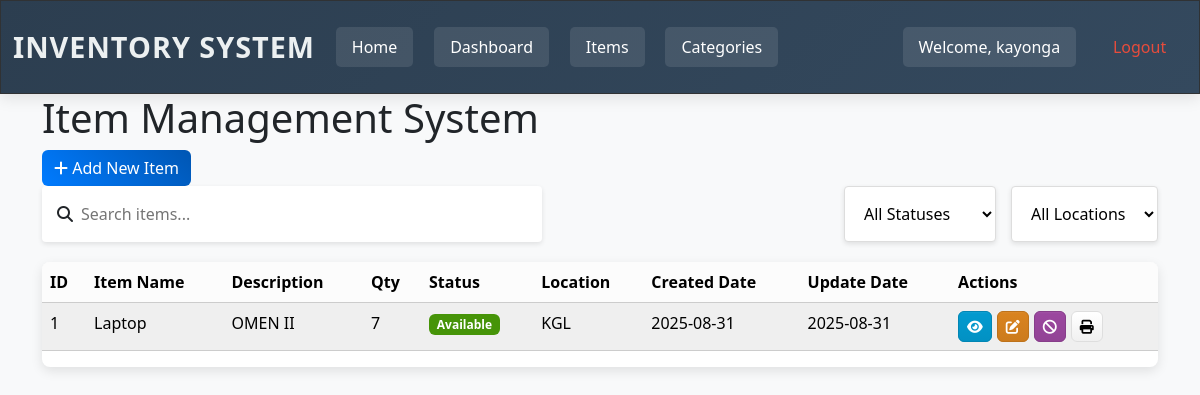
The app's page /items/ (signed in) with its own data.
### inventory/models.py (models this page shows, shortened)
class Item(models.Model):
    STATUS_CHOICES = [
        ('available', 'Available'),
        ('out_of_stock', 'Out of Stock'),
        ('discontinued', 'Discontinued'),
    ]
    name = models.CharField(max_length=200)
    description = models.TextField(blank=True)
    category = models.ForeignKey(Category, on_delete=models.CASCADE, related_name='items')
    sku = models.CharField(max_length=50, unique=True, verbose_name="SKU")
    barcode = models.CharField(max_length=100, blank=True, unique=True)
    cost_price = models.DecimalField(max_digits=10, decimal_places=2)
    selling_price = models.DecimalField(max_digits=10, decimal_places=2)
    quantity = models.IntegerField(default=0)
    min_stock_level = models.IntegerField(default=10)
    max_stock_level = models.IntegerField(default=100)
    status = models.CharField(max_length=20, choices=STATUS_CHOICES, default='available')
    location = models.CharField(max_length=100, blank=True)
    shelf = models.CharField(max_length=50, blank=True)
    created_at = models.DateTimeField(auto_now_add=True)
    updated_at = models.DateTimeField(auto_now=True)
    last_restocked = models.DateTimeField(null=True, blank=True)
    created_by = models.ForeignKey(User, on_delete=models.SET_NULL, null=True, related_name='created_items')
    supplier = models.CharField(max_length=200, blank=True)
    class Meta:
        ordering = ['name']
        indexes = [
            models.Index(fields=['sku']),
            models.Index(fields=['category']),
            models.Index(fields=['status']),
        ]

### inventory/views.py (the view)
# urls.py: path("items/", ItemListView.as_view(), name="item-list"),
class ItemListView(LoginRequiredMixin, ListView):
    model = Item
    template_name = "inventory/item_list.html"
    context_object_name = "items"
    paginate_by = 10
    def get_queryset(self):
        queryset = super().get_queryset()
        status = self.request.GET.get("status")
        if status:
            queryset = queryset.filter(status=status)
        location = self.request.GET.get("location")
        if location:
            queryset = queryset.filter(location__icontains=location)
        search = self.request.GET.get("search")
        if search:
            queryset = queryset.filter(
                Q(name__icontains=search)
                | Q(description__icontains=search)
                | Q(sku__icontains=search)
            )
        return queryset
    def get_context_data(self, **kwargs):
        context = super().get_context_data(**kwargs)
        context["status_choices"] = dict(Item.STATUS_CHOICES)
        context["locations"] = (
            Item.objects.exclude(location="")
            .values_list("location", flat=True)
            .distinct()
        )
        return context

### inventory/templates/inventory/item_list.html (shortened to what this page needs)
{% extends './base.html' %}
{% load static %}
{% block content %}
<div class="container">
    <header>
        <h1>Item Management System</h1>
        <a href="{% url 'item-create' %}" class="btn btn-primary">
            <i class="fas fa-plus"></i> Add New Item
        </a>
    </header>
    <div class="controls">
        <form method="get" class="search-box">
            <i class="fas fa-search"></i>
            <input type="text" name="search" placeholder="Search items..." value="{{ request.GET.search }}">
        </form>
        <div class="filters">
            <select class="filter-select" onchange="updateFilter('status', this.value)">
                <option value="">All Statuses</option>
            </select>
            <select class="filter-select" onchange="updateFilter('location', this.value)">
                <option value="">All Locations</option>
            </select>
        </div>
    </div>
    <div class="table-container">
        <table class="table table-striped table-hover">
            <thead>
                <tr>
                    <th>ID</th>
                    <th>Item Name</th>
                    <th>Description</th>
                    <th>Qty</th>
                    <th>Status</th>
                    <th>Location</th>
                    <th>Created Date</th>
                    <th>Update Date</th>
                    <th>Actions</th>
                </tr>
            </thead>
            <tbody>
                {% for item in items %}
                <tr>
                    <td>{{ item.id }}</td>
                    <td>{{ item.name }}</td>
                    <td>{{ item.description|truncatewords:10 }}</td>
                    <td>{{ item.quantity }}</td>
                    <td>
                        <span class="badge
                            {% if item.status == 'available' %}bg-success
                            {% elif item.status == 'out_of_stock' %}bg-danger
                            {% else %}bg-secondary{% endif %}">
                            {{ item.get_status_display }}
                        </span>
                    </td>
                    <td>
                        {% if item.location and item.shelf %}
                            {{ item.location }}, Shelf {{ item.shelf }}
                        {% elif item.location %}
                            {{ item.location }}
                        {% else %}
                            Not assigned
                        {% endif %}
                    </td>
                    <td>{{ item.created_at|date:"Y-m-d" }}</td>
                    <td>{{ item.updated_at|date:"Y-m-d" }}</td>
                    <td class="action-buttons">
                        <a href="{% url 'item-detail' item.pk %}" class="btn btn-info btn-sm">
                            <i class="fas fa-eye"></i>
                        </a>
                        <a href="{% url 'item-update' item.pk %}" class="btn btn-warning btn-sm">
                            <i class="fas fa-edit"></i>
                        </a>
                        <a href="{% url 'item-delete' item.pk %}" class="btn btn-danger btn-sm">
                            <i class="fas fa-ban"></i>
                        </a>
                        <a href="{% url 'print-item' item.pk %}" target="_blank" class="btn btn-secondary btn-sm">
                            <i class="fas fa-print"></i>
                        </a>
                    </td>
                </tr>
                {% empty %}
                <tr>
                    <td colspan="9" class="text-center">No items found.</td>
                </tr>
                {% endfor %}
            </tbody>
        </table>
    </div>
</div>
{% endblock %}

### inventory/templates/inventory/navigation.html (shortened to what this page needs)
<nav class="navbar navbar-expand-lg navbar-dark bg-dark navigation">
  <div class="container-fluid">
    <a class="navbar-brand" href="{% url 'index' %}">Inventory System</a>
    <div class="collapse navbar-collapse" id="navbarColor01">
      <ul class="navbar-nav me-auto">
        <li class="nav-item">
          <a class="nav-link active" href="{% url 'index' %}">Home</a>
        </li>
        {% if user.is_authenticated %}
        <li class="nav-item">
          <a class="nav-link" href="{% url 'dashboard' %}">Dashboard</a>
        </li>
        <li class="nav-item">
          <a class="nav-link" href="{% url 'item-list' %}">Items</a>
        </li>
        <li class="nav-item">
          <a class="nav-link" href="{% url 'category-list' %}">Categories</a>
        </li>
        {% endif %}
      </ul>
      <ul class="navbar-nav ms-auto">
        {% if user.is_authenticated %}
        <li class="nav-item">
          <span class="nav-link">Welcome, {{ user.username }}</span>
        </li>
        <li class="nav-item">
          <form method="post" action="{% url 'logout' %}" class="d-inline">
            <button type="submit" class="nav-link btn btn-link">Logout</button>
          </form>
        </li>
        {% endif %}
      </ul>
    </div>
  </div>
</nav>

### inventory/static/inventory/css/custom.css (style rules this page uses)
body { background-color: #f8f9fa; font-family: "Segoe UI", Tahoma, Geneva, Verdana, sans-serif; }
.navigation { background: linear-gradient(135deg, #2c3e50 0%, #34495e 100%) !important; box-shadow: 0 4px 15px rgba(0, 0, 0, 0.1); padding: 0.8rem 0; }
.navbar-brand { font-weight: 700; font-size: 1.8rem !important; color: #ecf0f1 !important; text-transform: uppercase; letter-spacing: 1px; transition: all 0.3s ease; }
.navbar-nav .nav-link { color: #ecf0f1 !important; font-weight: 500; padding: 0.5rem 1rem !important; margin: 0 0.2rem; border-radius: 6px; transition: all 0.3s ease; position: relative; }
.navbar-nav .nav-link.active { color: #ffffff !important; background-color: rgb(3, 83, 158); }
.navbar-nav .nav-link::after { content: ""; position: absolute; bottom: 0; left: 50%; width: 0; height: 2px; background: #3498db; transition: all 0.3s ease; transform: translateX(-50%); }
.navbar-nav .nav-link:first-child { color: #ffffff !important; font-weight: 300; background: rgba(255, 255, 255, 0.1); border-radius: 5px; padding: 0.5rem 1rem !important; margin-right: 1rem; }
.navbar-nav .btn-link { color: #e74c3c !important; text-decoration: none; padding: 0.5rem 1rem !important; border-radius: 6px; transition: all 0.3s ease; }
.navigation { animation: slideInDown 0.5s ease-out; }
@media (min-width: 992px) { .navbar-nav .nav-item { position: relative; } }
@media (min-width: 992px) { .navbar-nav .nav-link { margin: 0 0.3rem; } }
.btn { border-radius: 6px; font-weight: 500; transition: all 0.3s ease; }
.btn-primary { background: linear-gradient(45deg, #007bff, #0056b3); border: none; }

### inventory/templates/inventory/item_list.html (style rules this page uses)
.controls { display: flex; justify-content: space-between; margin-bottom: 20px; flex-wrap: wrap; gap: 15px; }
.search-box { display: flex; align-items: center; background: white; border-radius: 4px; padding: 8px 15px; box-shadow: 0 2px 5px rgba(0,0,0,0.1); flex: 1; max-width: 500px; }
.search-box input { border: none; outline: none; padding: 8px; width: 100%; font-size: 16px; }
.filters { display: flex; gap: 15px; flex-wrap: wrap; }
.filter-select { padding: 8px 15px; border-radius: 4px; border: 1px solid #ddd; background: white; box-shadow: 0 2px 5px rgba(0,0,0,0.1); }
.table-container { background: white; border-radius: 8px; overflow: hidden; box-shadow: 0 4px 12px rgba(0,0,0,0.1); overflow-x: auto; }
.action-buttons { display: flex; gap: 5px; }
.action-buttons .btn { padding: 0.25rem 0.5rem; font-size: 0.875rem; }

### records on screen
Item: id "1", name "Laptop", description "OMEN II", quantity "7", status "Available", location "KGL", created_at "2025-08-31", updated_at "2025-08-31"

### other values on screen
{{ user.username }} "kayonga"
